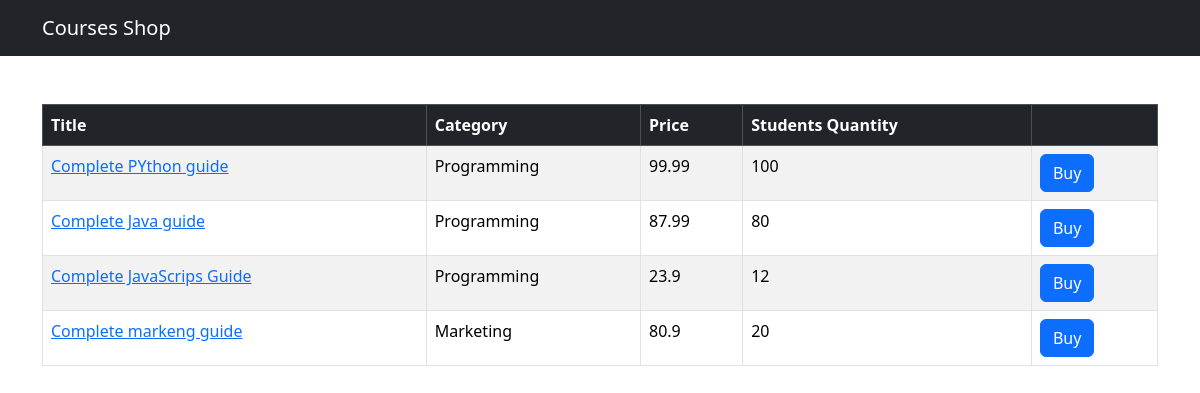
The app's page /shop/, older data.
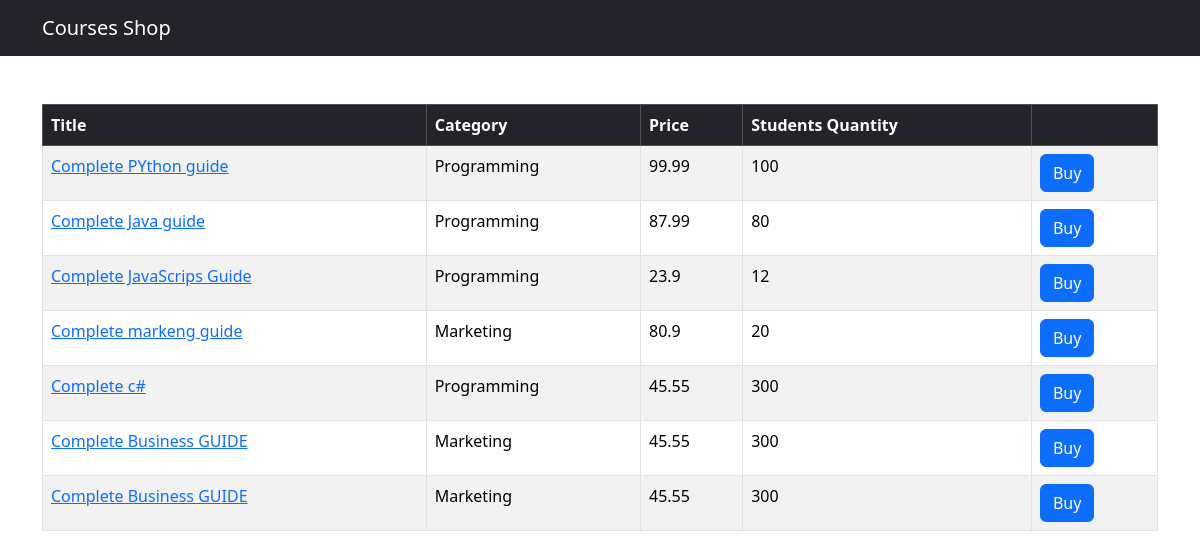
The same page, newer data.
### shop/models.py (models this page shows, shortened)
class Course(models.Model):
    title = models.CharField(max_length=300)
    price = models.FloatField()
    students_qty = models.IntegerField()
    reviews_qty = models.IntegerField()
    category  = models.ForeignKey(Category,on_delete=models.CASCADE)
    created_at = models.DateField(default=timezone.now)

class Category(models.Model):
    title = models.CharField(max_length=255)
    created_at = models.DateField(default=timezone.now)
    def __str__(self):
        return self.title

### shop/views.py (the view)
# urls.py: path('', index),
def index(request):
    courses = Course.objects.all()
    c = str(datetime.now())
    return render(request, 'shop/courses.html', {'courses': courses})

### templates/shop/courses.html (shortened to what this page needs)
{% extends 'base.html' %}
{% block content %}
<table class="table mt-5 table-bordered table-striped table-hover">
    <thead class="table-dark">
    <tr>
        <th>Title</th>
        <th>Category</th>
        <th>Price</th>
        <th>Students Quantity</th>
        <th></th>
    </tr>
    <tbody>
    {% for course in courses %}
    <tr>
        <td> <a href={% url "shop:single_course" course.id %}>{{ course.title }}</a> </td>
        <td>{{ course.category }}</td>
        <td>{{ course.price }}</td>
        <td>{{ course.students_qty }}</td>
        <td><button class="btn btn-primary">Buy</button></td>
    </tr>
{% endfor %}
    </tbody>
    </thead></table>
{% endblock %}

### templates/base.html (shortened to what this page needs)
<!DOCTYPE html>
<html lang="en">
<head>
    <link href="https://cdn.jsdelivr.net/npm/bootstrap@5.3.3/dist/css/bootstrap.min.css" rel="stylesheet">
</head>
<body>
    <nav class="navbar navbar-dark bg-dark">
        <div class="container">
            <a href={% url "shop:index"%} class="navbar-brand">Courses Shop</a>
        </div>
    </nav>
    <main class="container">
        {% block content %}
        {% endblock %}
    </main>
</body>
</html>

Row changes from the older to the newer data that the page shows:
added Course: title "Complete c#", category "Programming", price "45.55", students_qty "300"
added Course: title "Complete Business GUIDE", category "Marketing", price "45.55", students_qty "300"
added Course: title "Complete Business GUIDE", category "Marketing", price "45.55", students_qty "300"
